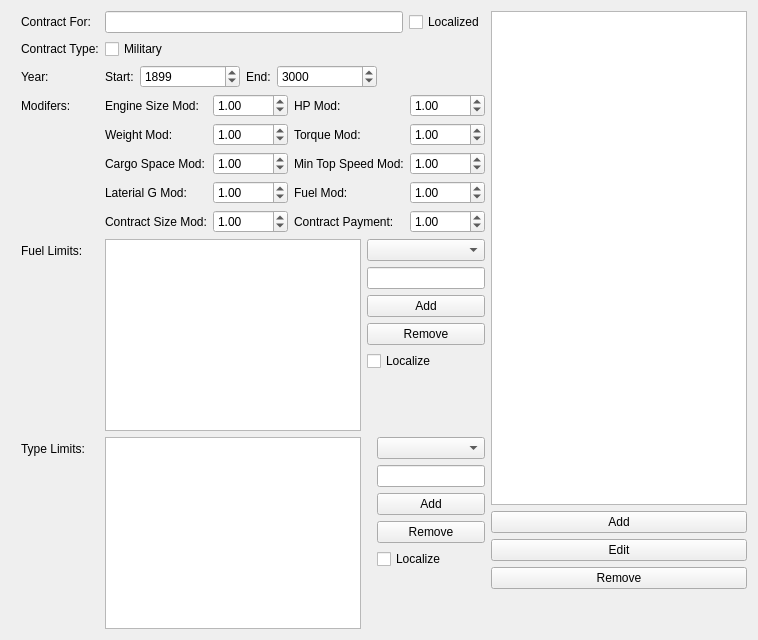
     <widget class="QWidget" name="tab">
      <attribute name="title">
       <string>Vehicle Contracts</string>
      </attribute>
      <layout class="QHBoxLayout" name="horizontalLayout_9">
       <item>
        <layout class="QHBoxLayout" name="horizontalLayout_3">
         <item>
          <layout class="QFormLayout" name="formLayout_2">
           <property name="leftMargin">
            <number>10</number>
           </property>
           <item row="0" column="0">
            <widget class="QLabel" name="label_3">
             <property name="text">
              <string>Contract For:</string>
             </property>
            </widget>
           </item>
           <item row="0" column="1">
            <layout class="QHBoxLayout" name="horizontalLayout_4">
             <property name="leftMargin">
              <number>0</number>
             </property>
             <item>
              <widget class="QLineEdit" name="lineEdit_v_ContractFor"/>
             </item>
             <item>
              <widget class="QCheckBox" name="checkBox_v_LocalizeName">
               <property name="text">
                <string>Localized</string>
               </property>
              </widget>
             </item>
            </layout>
           </item>
           <item row="1" column="1">
            <widget class="QCheckBox" name="checkBox_v_Military">
             <property name="text">
              <string>Military</string>
             </property>
            </widget>
           </item>
           <item row="2" column="0">
            <widget class="QLabel" name="label_4">
             <property name="text">
              <string>Year:</string>
             </property>
            </widget>
           </item>
           <item row="2" column="1">
            <layout class="QHBoxLayout" name="horizontalLayout_5">
             <item>
              <widget class="QLabel" name="label_5">
               <property name="sizePolicy">
                <sizepolicy hsizetype="Fixed" vsizetype="Preferred">
                 <horstretch>0</horstretch>
                 <verstretch>0</verstretch>
                </sizepolicy>
               </property>
               <property name="text">
                <string>Start:</string>
               </property>
              </widget>
             </item>
             <item>
              <widget class="QSpinBox" name="spinBox_v_StartYear">
               <property name="sizePolicy">
                <sizepolicy hsizetype="Fixed" vsizetype="Fixed">
                 <horstretch>0</horstretch>
                 <verstretch>0</verstretch>
                </sizepolicy>
               </property>
               <property name="minimumSize">
                <size>
                 <width>100</width>
                 <height>0</height>
                </size>
               </property>
               <property name="minimum">
                <number>1800</number>
               </property>
               <property name="maximum">
                <number>9999</number>
               </property>
               <property name="value">
                <number>1899</number>
               </property>
              </widget>
             </item>
             <item>
              <widget class="QLabel" name="label_6">
               <property name="sizePolicy">
                <sizepolicy hsizetype="Fixed" vsizetype="Preferred">
                 <horstretch>0</horstretch>
                 <verstretch>0</verstretch>
                </sizepolicy>
               </property>
               <property name="text">
                <string>End:</string>
               </property>
              </widget>
             </item>
             <item>
              <widget class="QSpinBox" name="spinBox_v_EndYear">
               <property name="sizePolicy">
                <sizepolicy hsizetype="Fixed" vsizetype="Fixed">
                 <horstretch>0</horstretch>
                 <verstretch>0</verstretch>
                </sizepolicy>
               </property>
               <property name="minimumSize">
                <size>
                 <width>100</width>
                 <height>0</height>
                </size>
               </property>
               <property name="minimum">
                <number>1800</number>
               </property>
               <property name="maximum">
                <number>9999</number>
               </property>
               <property name="value">
                <number>3000</number>
               </property>
              </widget>
             </item>
             <item>
              <spacer name="horizontalSpacer_2">
               <property name="orientation">
                <enum>Qt::Horizontal</enum>
               </property>
               <property name="sizeHint" stdset="0">
                <size>
                 <width>40</width>
                 <height>20</height>
                </size>
               </property>
              </spacer>
             </item>
            </layout>
           </item>
           <item row="1" column="0">
            <widget class="QLabel" name="label_7">
             <property name="text">
              <string>Contract Type:</string>
             </property>
            </widget>
           </item>
           <item row="3" column="0">
            <widget class="QLabel" name="label_8">
             <property name="text">
              <string>Modifers:</string>
             </property>
            </widget>
           </item>
           <item row="3" column="1">
            <layout class="QGridLayout" name="gridLayout_2">
             <item row="0" column="0">
              <widget class="QLabel" name="label_9">
               <property name="text">
                <string>Engine Size Mod:</string>
               </property>
              </widget>
             </item>
             <item row="3" column="2">
              <widget class="QLabel" name="label_11">
               <property name="text">
                <string>Fuel Mod:</string>
               </property>
              </widget>
             </item>
             <item row="1" column="1">
              <widget class="QDoubleSpinBox" name="spinBox_v_weightMod">
               <property name="minimum">
                <double>-99.000000000000000</double>
               </property>
               <property name="value">
                <double>1.000000000000000</double>
               </property>
              </widget>
             </item>
             <item row="0" column="1">
              <widget class="QDoubleSpinBox" name="spinBox_v_ccmod">
               <property name="minimum">
                <double>-99.000000000000000</double>
               </property>
               <property name="value">
                <double>1.000000000000000</double>
               </property>
              </widget>
             </item>
             <item row="1" column="0">
              <widget class="QLabel" name="label_10">
               <property name="text">
                <string>Weight Mod:</string>
               </property>
              </widget>
             </item>
             <item row="2" column="1">
              <widget class="QDoubleSpinBox" name="spinBox_v_cargoMod">
               <property name="minimum">
                <double>-99.000000000000000</double>
               </property>
               <property name="value">
                <double>1.000000000000000</double>
               </property>
              </widget>
             </item>
             <item row="2" column="0">
              <widget class="QLabel" name="label_13">
               <property name="text">
                <string>Cargo Space Mod:</string>
               </property>
              </widget>
             </item>
             <item row="3" column="3">
              <widget class="QDoubleSpinBox" name="spinBox_v_fuelMod">
               <property name="minimum">
                <double>-99.000000000000000</double>
               </property>
               <property name="value">
                <double>1.000000000000000</double>
               </property>
              </widget>
             </item>
             <item row="0" column="2">
              <widget class="QLabel" name="label_12">
               <property name="text">
                <string>HP Mod:</string>
               </property>
              </widget>
             </item>
             <item row="1" column="2">
              <widget class="QLabel" name="label_16">
               <property name="text">
                <string>Torque Mod:</string>
               </property>
              </widget>
             </item>
             <item row="2" column="2">
              <widget class="QLabel" name="label_17">
               <property name="text">
                <string>Min Top Speed Mod:</string>
               </property>
              </widget>
             </item>
             <item row="3" column="1">
              <widget class="QDoubleSpinBox" name="spinBox_v_latGMod">
               <property name="minimum">
                <double>-99.000000000000000</double>
               </property>
               <property name="value">
                <double>1.000000000000000</double>
               </property>
              </widget>
             </item>
             <item row="3" column="0">
              <widget class="QLabel" name="label_14">
               <property name="text">
                <string>Laterial G Mod:</string>
               </property>
              </widget>
             </item>
             <item row="0" column="3">
              <widget class="QDoubleSpinBox" name="spinBox_v_hpmod">
               <property name="minimum">
                <double>-99.000000000000000</double>
               </property>
               <property name="value">
                <double>1.000000000000000</double>
               </property>
              </widget>
             </item>
             <item row="4" column="0">
              <widget class="QLabel" name="label_18">
               <property name="text">
                <string>Contract Size Mod:</string>
               </property>
              </widget>
             </item>
             <item row="4" column="2">
              <widget class="QLabel" name="label_19">
               <property name="text">
                <string>Contract Payment:</string>
               </property>
              </widget>
             </item>
             <item row="4" column="1">
              <widget class="QDoubleSpinBox" name="spinBox_v_contractSizeMod">
               <property name="minimum">
                <double>-99.000000000000000</double>
               </property>
               <property name="value">
                <double>1.000000000000000</double>
               </property>
              </widget>
             </item>
             <item row="1" column="3">
              <widget class="QDoubleSpinBox" name="spinBox_v_torqueMod">
               <property name="minimum">
                <double>-99.000000000000000</double>
               </property>
               <property name="value">
                <double>1.000000000000000</double>
               </property>
              </widget>
             </item>
             <item row="2" column="3">
              <widget class="QDoubleSpinBox" name="spinBox_v_topSpeedMod">
               <property name="minimum">
                <double>-99.000000000000000</double>
               </property>
               <property name="value">
                <double>1.000000000000000</double>
               </property>
              </widget>
             </item>
             <item row="4" column="3">
              <widget class="QDoubleSpinBox" name="spinBox_v_contractPaymentMod">
               <property name="minimum">
                <double>-99.000000000000000</double>
               </property>
               <property name="value">
                <double>1.000000000000000</double>
               </property>
              </widget>
             </item>
            </layout>
           </item>
           <item row="4" column="0">
            <widget class="QLabel" name="label_20">
             <property name="text">
              <string>Fuel Limits:</string>
             </property>
            </widget>
           </item>
           <item row="5" column="0">
            <widget class="QLabel" name="label_21">
             <property name="text">
              <string>Type Limits:</string>
             </property>
            </widget>
           </item>
           <item row="4" column="1">
            <layout class="QHBoxLayout" name="horizontalLayout_2">
             <item>
              <widget class="QListWidget" name="listWidget_v_fuelLimit"/>
             </item>
             <item>
              <layout class="QVBoxLayout" name="verticalLayout_6">
               <property name="leftMargin">
                <number>0</number>
               </property>
               <item>
                <widget class="QComboBox" name="comboBox_v_fuelTypes">
                 <property name="sizePolicy">
                  <sizepolicy hsizetype="Expanding" vsizetype="Fixed">
                   <horstretch>0</horstretch>
                   <verstretch>0</verstretch>
                  </sizepolicy>
                 </property>
                </widget>
               </item>
               <item>
                <widget class="QLineEdit" name="lineEdit_v_fuelName"/>
               </item>
               <item>
                <widget class="QPushButton" name="button_v_addFuelLimit">
                 <property name="text">
                  <string>Add</string>
                 </property>
                </widget>
               </item>
               <item>
                <widget class="QPushButton" name="button_v_removeFuelLimit">
                 <property name="text">
                  <string>Remove</string>
                 </property>
                </widget>
               </item>
               <item>
                <widget class="QCheckBox" name="checkBox_v_fuelLimitLocalization">
                 <property name="text">
                  <string>Localize</string>
                 </property>
                </widget>
               </item>
               <item>
                <spacer name="verticalSpacer_3">
                 <property name="orientation">
                  <enum>Qt::Vertical</enum>
                 </property>
                 <property name="sizeHint" stdset="0">
                  <size>
                   <width>20</width>
                   <height>40</height>
                  </size>
                 </property>
                </spacer>
               </item>
              </layout>
             </item>
            </layout>
           </item>
           <item row="5" column="1">
            <layout class="QHBoxLayout" name="horizontalLayout_7">
             <item>
              <widget class="QListWidget" name="listWidget_v_vehicleTypeLimit"/>
             </item>
             <item>
              <layout class="QVBoxLayout" name="verticalLayout_7">
               <property name="leftMargin">
                <number>10</number>
               </property>
               <item>
                <widget class="QComboBox" name="comboBox_v_vehicleTypeLimit">
                 <property name="sizePolicy">
                  <sizepolicy hsizetype="Expanding" vsizetype="Fixed">
                   <horstretch>0</horstretch>
                   <verstretch>0</verstretch>
                  </sizepolicy>
                 </property>
                </widget>
               </item>
               <item>
                <widget class="QLineEdit" name="lineEdit_v_vehicleTypeName"/>
               </item>
               <item>
                <widget class="QPushButton" name="button_v_vehicleTypeAdd">
                 <property name="text">
                  <string>Add</string>
                 </property>
                </widget>
               </item>
               <item>
                <widget class="QPushButton" name="button_v_vehicleTypeRemove">
                 <property name="text">
                  <string>Remove</string>
                 </property>
                </widget>
               </item>
               <item>
                <widget class="QCheckBox" name="checkBox_v_vehicleTypeLocalize">
                 <property name="text">
                  <string>Localize</string>
                 </property>
                </widget>
               </item>
               <item>
                <spacer name="verticalSpacer_4">
                 <property name="orientation">
                  <enum>Qt::Vertical</enum>
                 </property>
                 <property name="sizeHint" stdset="0">
                  <size>
                   <width>20</width>
                   <height>40</height>
                  </size>
                 </property>
                </spacer>
               </item>
              </layout>
             </item>
            </layout>
           </item>
          </layout>
         </item>
         <item>
          <layout class="QVBoxLayout" name="verticalLayout_5">
           <item>
            <widget class="QListWidget" name="listWidget_v_vehicleContracts"/>
           </item>
           <item>
            <widget class="QPushButton" name="button_v_addContract">
             <property name="text">
              <string>Add</string>
             </property>
            </widget>
           </item>
           <item>
            <widget class="QPushButton" name="button_v_editContract">
             <property name="text">
              <string>Edit</string>
             </property>
            </widget>
           </item>
           <item>
            <widget class="QPushButton" name="pushButton_v_removeContract">
             <property name="text">
              <string>Remove</string>
             </property>
            </widget>
           </item>
           <item>
            <spacer name="verticalSpacer_5">
             <property name="orientation">
              <enum>Qt::Vertical</enum>
             </property>
             <property name="sizeType">
              <enum>QSizePolicy::Preferred</enum>
             </property>
             <property name="sizeHint" stdset="0">
              <size>
               <width>20</width>
               <height>40</height>
              </size>
             </property>
            </spacer>
           </item>
          </layout>
         </item>
        </layout>
       </item>
      </layout>
     </widget>
